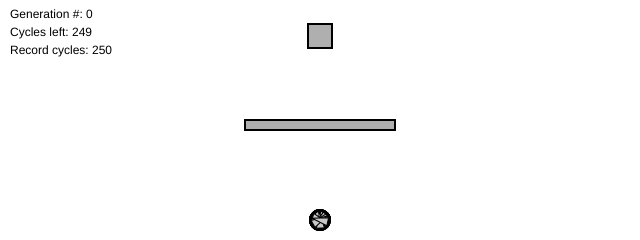
Frame 1 (no input)
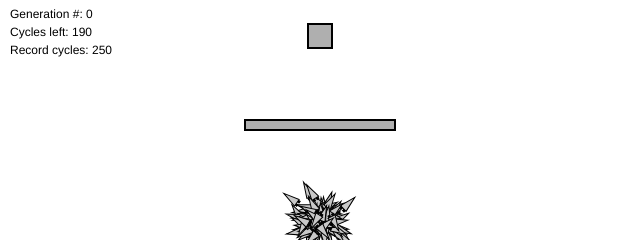
Frame 60 (no input)
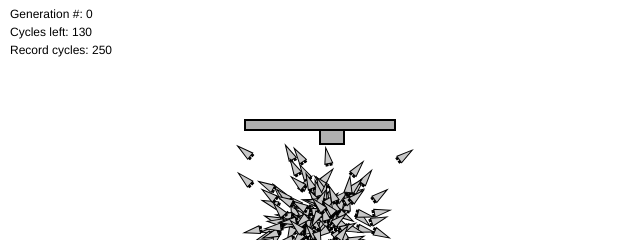
Frame 120 (the mouse pressed at the canvas centre since frame 60)

The p5.js sketch that drew these frames (run headless with seeded random() and noise() and a simulated clock; from frame 60 on, the mouse is pressed at the canvas centre):

// p5.js sketch
// ── sketch.js
// Smart Rockets w/ Genetic Algorithms

// Each Rocket's DNA is an array of PVectors
// Each PVector acts as a force for each frame of animation
// Imagine an booster on the end of the rocket that can polet in any direction
// and fire at any strength every frame

// The Rocket's fitness is a function of how close it gets to the target as well as how fast it gets there

// This example is inspired by Jer Thorp's Smart Rockets
// http://www.blprnt.com/smartrockets/

let lifeSpan = 250; // How long should each generation live

let population; // Population

let lifeCounter = 0; // Timer for cycle of generation
let recordtime; // Fastest time to target

let target; // Target position

//let diam = 24;          // Size of target

let obstacles = []; //an array list to keep track of all the obstacles!

function setup() {
  createCanvas(640, 240);
  // Initialize variables
  recordTime = lifeSpan;

  target = new Obstacle(width / 2 - 12, 24, 24, 24);

  // Create a population with a mutation rate, and population max
  population = new Population(0.01, 150);

  // Create the obstacle course
  obstacles = [];
  obstacles.push(new Obstacle(width / 2 - 75, height / 2, 150, 10));
}

function draw() {
  background(255);
  
  // Draw the start and target positions
  target.show();

  // If the generation hasn't ended yet
  if (lifeCounter < lifeSpan) {
    population.live(obstacles);
    if (population.targetReached() && lifeCounter < recordTime) {
      recordTime = lifeCounter;
    } else {
      lifeCounter++;
    }
    // Otherwise a new generation
  } else {
    lifeCounter = 0;
    population.calculateFitness();
    population.selection();
    population.reproduction();
  }

  // Draw the obstacles
  for (let i = 0; i < obstacles.length; i++) {
    obstacles[i].show();
  }

  // Display some info
  fill(0);
  noStroke();
  text("Generation #: " + population.generations, 10, 18);
  text("Cycles left: " + (lifeSpan - lifeCounter), 10, 36);
  text("Record cycles: " + recordTime, 10, 54);
}

// Move the target if the mouse is pressed
// System will adapt to new target
function mousePressed() {
  target.position.x = mouseX;
  target.position.y = mouseY;
  recordTime = lifeSpan;
}

// ── dna.js
// DNA is an array of vectors

class DNA {
    constructor() {
      // The genetic sequence
      this.genes = [];
      // The maximum strength of the forces
      this.maxforce = 0.1;
      for (let i = 0; i < lifeSpan; i++) {
        let angle = random(TWO_PI);
        this.genes[i] = p5.Vector.fromAngle(angle);
        this.genes[i].mult(random(0, this.maxforce));
      }
    }
  
    // CROSSOVER
    // Creates new DNA sequence from two (this & and a partner)
    crossover(partner) {
      // The child is a new instance of DNA.
      // (Note that the genes are generated randomly in DNA constructor,
      // but the crossover function will override the array.)
      let child = new DNA();
  
      //{!1} Picking a random “midpoint” in the genes array
      let midpoint = floor(random(this.genes.length));
  
      for (let i = 0; i < this.genes.length; i++) {
        // Before the midpoint genes from this DNA
        if (i < midpoint) {
          child.genes[i] = this.genes[i];
          // After the midpoint from the partner DNA
        } else {
          child.genes[i] = partner.genes[i];
        }
      }
      return child;
    }
  
    // Based on a mutation probability, picks a new random Vector
    mutate(m) {
      for (let i = 0; i < this.genes.length; i++) {
        if (random(1) < m) {
          let angle = random(TWO_PI);
          this.genes[i] = p5.Vector.fromAngle(angle);
          this.genes[i].mult(random(0, this.maxforce));
        }
      }
    }
  }
  
// ── obstacle.js
// A class for an obstacle, just a simple rectangle that is drawn
// and can check if a Rocket touches it

// Also using this class for target position

class Obstacle {
    constructor(x, y, w, h) {
      this.position = createVector(x, y);
      this.w = w;
      this.h = h;
    }
  
    show() {
      stroke(0);
      fill(175);
      strokeWeight(2);
      rectMode(CORNER);
      rect(this.position.x, this.position.y, this.w, this.h);
    }
  
    contains(spot) {
      return (
        spot.x > this.position.x &&
        spot.x < this.position.x + this.w &&
        spot.y > this.position.y &&
        spot.y < this.position.y + this.h
      );
    }
  }
  
// ── population.js
// A class to describe a population of "creatures"

// Initialize the population
class Population {
    constructor(mutation, length) {
      this.mutationRate = mutation; // Mutation rate
      this.population = new Array(length); // Array to hold the current population
      this.generations = 0; // Number of generations
      // Make a new set of creatures
      for (let i = 0; i < this.population.length; i++) {
        this.population[i] = new Rocket(320, 220, new DNA());
      }
    }
  
    live(obstacles) {
      // For every creature
      for (let i = 0; i < this.population.length; i++) {
        // If it finishes, mark it down as done!
        this.population[i].checkTarget();
        this.population[i].run(obstacles);
      }
    }
  
    // Did anything finish?
    targetReached() {
      for (let i = 0; i < this.population.length; i++) {
        if (this.population[i].hitTarget) return true;
      }
      return false;
    }
  
    // Calculate fitness for each creature
    calculateFitness() {
      for (let i = 0; i < this.population.length; i++) {
        this.population[i].calculateFitness();
      }
    }
  
    selection() {
      // Sum all of the fitness values
      let totalFitness = 0;
      for (let i = 0; i < this.population.length; i++) {
        totalFitness += this.population[i].fitness;
      }
      // Divide by the total to normalize the fitness values
      for (let i = 0; i < this.population.length; i++) {
        this.population[i].fitness /= totalFitness;
      }
    }
  
    // Making the next generation
    reproduction() {
      let nextPopulation = [];
      // Create the next population with children from the mating pool
      for (let i = 0; i < this.population.length; i++) {
        // Sping the wheel of fortune to pick two parents
        let parentA = this.weightedSelection();
        let parentB = this.weightedSelection();
        let child = parentA.crossover(parentB);
        // Mutate their genes
        child.mutate(this.mutationRate);
        nextPopulation[i] = new Rocket(320, 220, child);
      }
      // Replace the old population
      this.population = nextPopulation;
      this.generations++;
    }
  
    weightedSelection() {
      // Start with the first element
      let index = 0;
      // Pick a starting point
      let start = random(1);
      // At the finish line?
      while (start > 0) {
        // Move a distance according to fitness
        start = start - this.population[index].fitness;
        // Next element
        index++;
      }
      // Undo moving to the next element since the finish has been reached
      index--;
      return this.population[index].dna;
    }
  }
  
// ── rocket.js
// Rocket class -- this is just like our Boid / Particle class
// the only difference is that it has DNA & fitness

class Rocket {
    constructor(x, y, dna) {
      // All of our physics stuff
      this.acceleration = createVector();
      this.velocity = createVector();
      this.position = createVector(x, y);
      this.r = 4;
      this.dna = dna;
      this.finishCounter = 0; // We're going to count how long it takes to reach target
      this.recordDistance = Infinity; // Some high number that will be beat instantly
  
      this.fitness = 0;
      this.geneCounter = 0;
      this.hitObstacle = false; // Am I stuck on an obstacle?
      this.hitTarget = false; // Did I reach the target
    }
  
    // FITNESS FUNCTION
    // distance = distance from target
    // finish = what order did i finish (first, second, etc. . .)
    // f(distance,finish) =   (1.0f / finish^1.5) * (1.0f / distance^6);
    // a lower finish is rewarded (exponentially) and/or shorter distance to target (exponetially)
    calculateFitness() {
      // Reward finishing faster and getting close
      this.fitness = 1 / (this.finishCounter * this.recordDistance);
  
      // Let's try to to the 4th power!
      this.fitness = pow(this.fitness, 4);
  
      //{!3} lose 90% of fitness hitting an obstacle
      if (this.hitObstacle) {
        this.fitness *= 0.1;
      }
      //{!3} Double the fitness for finishing!
      if (this.hitTarget) {
        this.fitness *= 2;
      }
    }
  
    // Run in relation to all the obstacles
    // If I'm stuck, don't bother updating or checking for intersection
    run(obstacles) {
      // Stop the rocket if it's hit an obstacle or the target
      if (!this.hitObstacle && !this.hitTarget) {
        this.applyForce(this.dna.genes[this.geneCounter]);
        this.geneCounter = (this.geneCounter + 1) % this.dna.genes.length;
        this.update();
        // Check if rocket hits an obstacle
        this.checkObstacles(obstacles);
      }
      this.show();
    }
  
    checkTarget() {
      let distance = p5.Vector.dist(this.position, target.position);
      //{!3} Check if the distance is closer than the “record” distance. If it is, set a new record.
      if (distance < this.recordDistance) {
        this.recordDistance = distance;
      }
      // If the object reaches the target, set a boolean flag to true.
      if (target.contains(this.position)) {
        this.hitTarget = true;
      }
      
      // Increase the finish counter if it hasn't hit the target
      if (!this.hitTarget) {      
        this.finishCounter++;
      }
    }
  
    // This new function lives in the Rocket class and checks if a rocket has
    // hit an obstacle.
    checkObstacles(obstacles) {
      for (let obstacle of obstacles) {
        if (obstacle.contains(this.position)) {
          this.hitObstacle = true;
        }
      }
    }
  
    applyForce(force) {
      this.acceleration.add(force);
    }
  
    update() {
      this.velocity.add(this.acceleration);
      this.position.add(this.velocity);
      this.acceleration.mult(0);
    }
  
    show() {
      let theta = this.velocity.heading() + PI / 2;
      fill(200, 100);
      stroke(0);
      strokeWeight(1);
      push();
      translate(this.position.x, this.position.y);
      rotate(theta);
  
      // Thrusters
      rectMode(CENTER);
      fill(0);
      rect(-this.r / 2, this.r * 2, this.r / 2, this.r);
      rect(this.r / 2, this.r * 2, this.r / 2, this.r);
  
      // Rocket body
      fill(200);
      beginShape(TRIANGLES);
      vertex(0, -this.r * 2);
      vertex(-this.r, this.r * 2);
      vertex(this.r, this.r * 2);
      endShape();
  
      fill(0);
      noStroke();
      rotate(-theta);
      //text(nf(this.fitness,2,1), 5, 5);
      // text(nf(this.fitness, 1, 5), 15, 5);
  
      pop();
    }
  }
  
// ── style.css
html, body {
    margin: 0;
    padding: 0;
   }
   canvas {
     display: block;
   }
   
